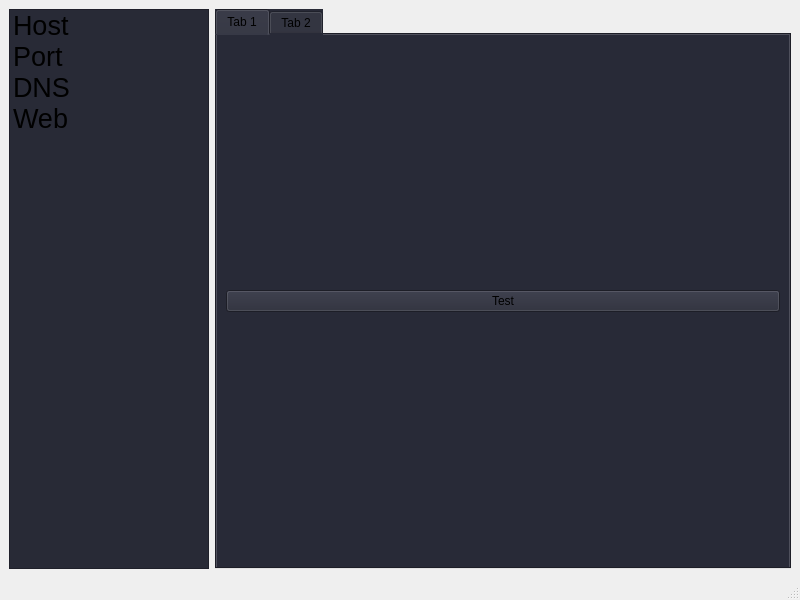
<?xml version="1.0" encoding="UTF-8"?>
<ui version="4.0">
 <class>MainWindow</class>
 <widget class="QMainWindow" name="MainWindow">
  <property name="geometry">
   <rect>
    <x>0</x>
    <y>0</y>
    <width>800</width>
    <height>600</height>
   </rect>
  </property>
  <property name="windowTitle">
   <string>MainWindow</string>
  </property>
  <widget class="QWidget" name="centralwidget">
   <layout class="QGridLayout" name="gridLayout">
    <item row="0" column="0">
     <widget class="QListWidget" name="listWidget">
      <property name="maximumSize">
       <size>
        <width>200</width>
        <height>16777215</height>
       </size>
      </property>
      <property name="font">
       <font>
        <pointsize>20</pointsize>
       </font>
      </property>
      <property name="styleSheet">
       <string notr="true">background-color: rgb(40, 42, 54);</string>
      </property>
      <item>
       <property name="text">
        <string>Host</string>
       </property>
      </item>
      <item>
       <property name="text">
        <string>Port</string>
       </property>
      </item>
      <item>
       <property name="text">
        <string>DNS</string>
       </property>
      </item>
      <item>
       <property name="text">
        <string>Web</string>
       </property>
      </item>
     </widget>
    </item>
    <item row="0" column="1">
     <widget class="QTabWidget" name="tabWidget">
      <property name="styleSheet">
       <string notr="true">background-color: rgb(40, 42, 55);</string>
      </property>
      <property name="currentIndex">
       <number>0</number>
      </property>
      <widget class="QWidget" name="tab">
       <attribute name="title">
        <string>Tab 1</string>
       </attribute>
       <layout class="QGridLayout" name="gridLayout_3">
        <item row="0" column="0">
         <widget class="QPushButton" name="pushButton">
          <property name="text">
           <string>Test</string>
          </property>
         </widget>
        </item>
       </layout>
      </widget>
      <widget class="QWidget" name="tab_2">
       <attribute name="title">
        <string>Tab 2</string>
       </attribute>
      </widget>
     </widget>
    </item>
   </layout>
  </widget>
  <widget class="QMenuBar" name="menubar">
   <property name="geometry">
    <rect>
     <x>0</x>
     <y>0</y>
     <width>800</width>
     <height>21</height>
    </rect>
   </property>
  </widget>
  <widget class="QStatusBar" name="statusbar"/>
 </widget>
 <resources/>
 <connections/>
</ui>
